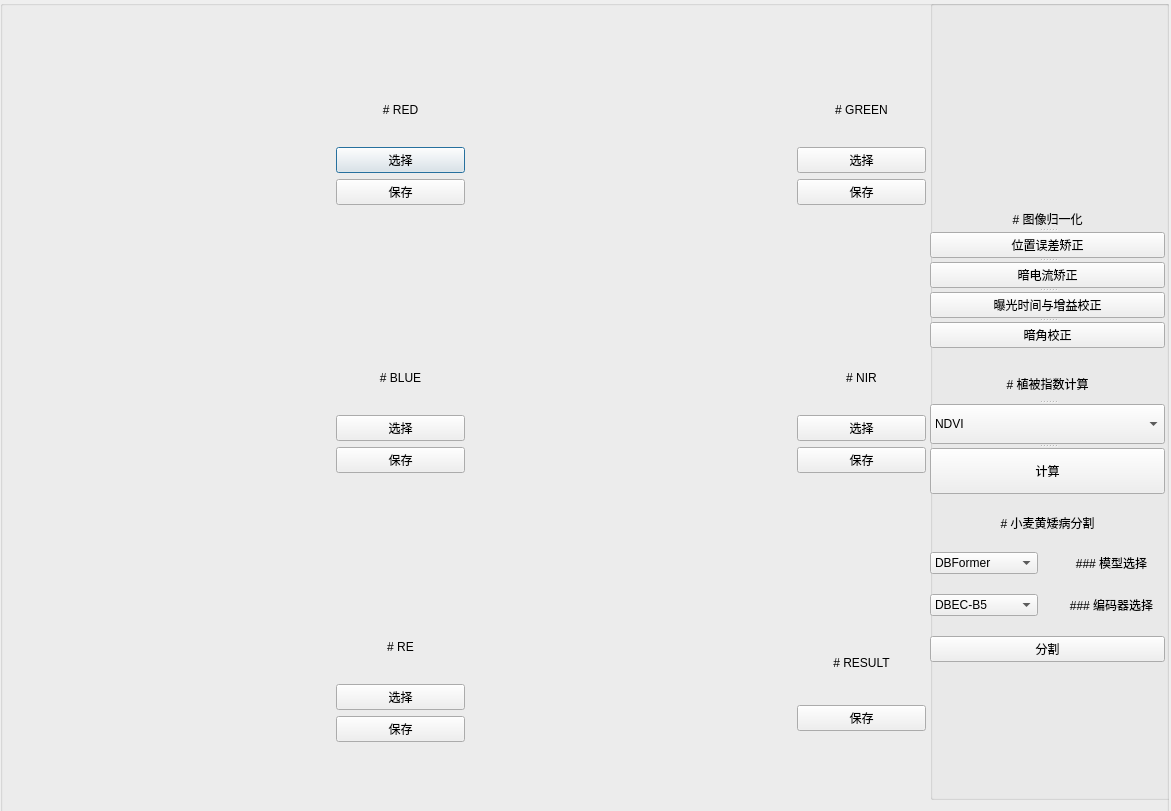
<?xml version="1.0" encoding="UTF-8"?>
<ui version="4.0">
 <class>Dialog</class>
 <widget class="QDialog" name="Dialog">
  <property name="geometry">
   <rect>
    <x>0</x>
    <y>0</y>
    <width>1171</width>
    <height>811</height>
   </rect>
  </property>
  <property name="maximumSize">
   <size>
    <width>16777215</width>
    <height>16777215</height>
   </size>
  </property>
  <property name="windowTitle">
   <string>Dialog</string>
  </property>
  <widget class="QWidget" name="layoutWidget">
   <property name="geometry">
    <rect>
     <x>20</x>
     <y>10</y>
     <width>1171</width>
     <height>852</height>
    </rect>
   </property>
   <layout class="QHBoxLayout" name="horizontalLayout"/>
  </widget>
  <widget class="QGroupBox" name="groupBox_2">
   <property name="geometry">
    <rect>
     <x>0</x>
     <y>0</y>
     <width>1169</width>
     <height>850</height>
    </rect>
   </property>
   <property name="minimumSize">
    <size>
     <width>199</width>
     <height>850</height>
    </size>
   </property>
   <property name="title">
    <string/>
   </property>
   <widget class="QWidget" name="layoutWidget">
    <property name="geometry">
     <rect>
      <x>10</x>
      <y>10</y>
      <width>916</width>
      <height>800</height>
     </rect>
    </property>
    <layout class="QGridLayout" name="gridLayout_9">
     <item row="0" column="0">
      <layout class="QGridLayout" name="gridLayout">
       <item row="2" column="1">
        <widget class="QPushButton" name="RedSet">
         <property name="text">
          <string>选择</string>
         </property>
        </widget>
       </item>
       <item row="0" column="0" rowspan="5">
        <widget class="QLabel" name="RedBind">
         <property name="minimumSize">
          <size>
           <width>320</width>
           <height>260</height>
          </size>
         </property>
         <property name="maximumSize">
          <size>
           <width>320</width>
           <height>260</height>
          </size>
         </property>
        </widget>
       </item>
       <item row="1" column="1">
        <widget class="QLabel" name="label_2">
         <property name="text">
          <string># RED</string>
         </property>
         <property name="textFormat">
          <enum>Qt::MarkdownText</enum>
         </property>
         <property name="alignment">
          <set>Qt::AlignCenter</set>
         </property>
        </widget>
       </item>
       <item row="3" column="1">
        <widget class="QPushButton" name="RedSave">
         <property name="text">
          <string>保存</string>
         </property>
        </widget>
       </item>
      </layout>
     </item>
     <item row="0" column="1">
      <layout class="QGridLayout" name="gridLayout_2">
       <item row="2" column="1">
        <widget class="QPushButton" name="GreenSet">
         <property name="text">
          <string>选择</string>
         </property>
        </widget>
       </item>
       <item row="0" column="0" rowspan="5">
        <widget class="QLabel" name="GreenBind">
         <property name="minimumSize">
          <size>
           <width>320</width>
           <height>260</height>
          </size>
         </property>
         <property name="maximumSize">
          <size>
           <width>320</width>
           <height>260</height>
          </size>
         </property>
        </widget>
       </item>
       <item row="1" column="1">
        <widget class="QLabel" name="label_3">
         <property name="text">
          <string># GREEN</string>
         </property>
         <property name="textFormat">
          <enum>Qt::MarkdownText</enum>
         </property>
         <property name="alignment">
          <set>Qt::AlignCenter</set>
         </property>
        </widget>
       </item>
       <item row="3" column="1">
        <widget class="QPushButton" name="GreenSave">
         <property name="text">
          <string>保存</string>
         </property>
        </widget>
       </item>
      </layout>
     </item>
     <item row="1" column="0">
      <layout class="QGridLayout" name="gridLayout_3">
       <item row="2" column="1">
        <widget class="QPushButton" name="BlueSet">
         <property name="text">
          <string>选择</string>
         </property>
        </widget>
       </item>
       <item row="0" column="0" rowspan="5">
        <widget class="QLabel" name="BlueBind">
         <property name="minimumSize">
          <size>
           <width>320</width>
           <height>260</height>
          </size>
         </property>
         <property name="maximumSize">
          <size>
           <width>320</width>
           <height>260</height>
          </size>
         </property>
        </widget>
       </item>
       <item row="1" column="1">
        <widget class="QLabel" name="label_4">
         <property name="text">
          <string># BLUE</string>
         </property>
         <property name="textFormat">
          <enum>Qt::MarkdownText</enum>
         </property>
         <property name="alignment">
          <set>Qt::AlignCenter</set>
         </property>
        </widget>
       </item>
       <item row="3" column="1">
        <widget class="QPushButton" name="BlueSave">
         <property name="text">
          <string>保存</string>
         </property>
        </widget>
       </item>
      </layout>
     </item>
     <item row="1" column="1">
      <layout class="QGridLayout" name="gridLayout_4">
       <item row="0" column="0" rowspan="5">
        <widget class="QLabel" name="NIRBind">
         <property name="minimumSize">
          <size>
           <width>320</width>
           <height>260</height>
          </size>
         </property>
         <property name="maximumSize">
          <size>
           <width>320</width>
           <height>260</height>
          </size>
         </property>
        </widget>
       </item>
       <item row="1" column="1">
        <widget class="QLabel" name="label_5">
         <property name="text">
          <string># NIR</string>
         </property>
         <property name="textFormat">
          <enum>Qt::MarkdownText</enum>
         </property>
         <property name="alignment">
          <set>Qt::AlignCenter</set>
         </property>
        </widget>
       </item>
       <item row="2" column="1">
        <widget class="QPushButton" name="NIRSet">
         <property name="text">
          <string>选择</string>
         </property>
        </widget>
       </item>
       <item row="3" column="1">
        <widget class="QPushButton" name="NIRSave">
         <property name="text">
          <string>保存</string>
         </property>
        </widget>
       </item>
      </layout>
     </item>
     <item row="2" column="0">
      <layout class="QGridLayout" name="gridLayout_7">
       <item row="2" column="1">
        <widget class="QPushButton" name="ReSet">
         <property name="text">
          <string>选择</string>
         </property>
        </widget>
       </item>
       <item row="0" column="0" rowspan="5">
        <widget class="QLabel" name="ReBind">
         <property name="minimumSize">
          <size>
           <width>320</width>
           <height>260</height>
          </size>
         </property>
         <property name="maximumSize">
          <size>
           <width>320</width>
           <height>260</height>
          </size>
         </property>
        </widget>
       </item>
       <item row="1" column="1">
        <widget class="QLabel" name="label_8">
         <property name="text">
          <string># RE</string>
         </property>
         <property name="textFormat">
          <enum>Qt::MarkdownText</enum>
         </property>
         <property name="alignment">
          <set>Qt::AlignCenter</set>
         </property>
        </widget>
       </item>
       <item row="3" column="1">
        <widget class="QPushButton" name="ReSave">
         <property name="text">
          <string>保存</string>
         </property>
        </widget>
       </item>
      </layout>
     </item>
     <item row="2" column="1">
      <layout class="QGridLayout" name="gridLayout_8">
       <item row="2" column="1">
        <widget class="QPushButton" name="ResultSave">
         <property name="text">
          <string>保存</string>
         </property>
        </widget>
       </item>
       <item row="0" column="0" rowspan="4">
        <widget class="QLabel" name="Result">
         <property name="minimumSize">
          <size>
           <width>320</width>
           <height>260</height>
          </size>
         </property>
         <property name="maximumSize">
          <size>
           <width>320</width>
           <height>260</height>
          </size>
         </property>
        </widget>
       </item>
       <item row="1" column="1">
        <widget class="QLabel" name="label_9">
         <property name="text">
          <string># RESULT</string>
         </property>
         <property name="textFormat">
          <enum>Qt::MarkdownText</enum>
         </property>
         <property name="alignment">
          <set>Qt::AlignCenter</set>
         </property>
        </widget>
       </item>
      </layout>
     </item>
    </layout>
   </widget>
   <widget class="QGroupBox" name="groupBox">
    <property name="geometry">
     <rect>
      <x>930</x>
      <y>0</y>
      <width>300</width>
      <height>800</height>
     </rect>
    </property>
    <property name="minimumSize">
     <size>
      <width>300</width>
      <height>800</height>
     </size>
    </property>
    <property name="maximumSize">
     <size>
      <width>100</width>
      <height>800</height>
     </size>
    </property>
    <property name="title">
     <string/>
    </property>
    <widget class="QWidget" name="layoutWidget">
     <property name="geometry">
      <rect>
       <x>0</x>
       <y>210</y>
       <width>235</width>
       <height>452</height>
      </rect>
     </property>
     <layout class="QVBoxLayout" name="verticalLayout_2">
      <property name="spacing">
       <number>20</number>
      </property>
      <item>
       <widget class="QSplitter" name="splitter">
        <property name="orientation">
         <enum>Qt::Vertical</enum>
        </property>
        <widget class="QLabel" name="label">
         <property name="layoutDirection">
          <enum>Qt::LeftToRight</enum>
         </property>
         <property name="text">
          <string># 图像归一化</string>
         </property>
         <property name="textFormat">
          <enum>Qt::MarkdownText</enum>
         </property>
         <property name="alignment">
          <set>Qt::AlignCenter</set>
         </property>
        </widget>
        <widget class="QPushButton" name="IncorporatedPhaseAlignment">
         <property name="text">
          <string>位置误差矫正</string>
         </property>
        </widget>
        <widget class="QPushButton" name="DarkCurrentCorrection">
         <property name="text">
          <string>暗电流矫正</string>
         </property>
        </widget>
        <widget class="QPushButton" name="ExposureTimeAndSensorGainCorrection">
         <property name="text">
          <string>曝光时间与增益校正</string>
         </property>
        </widget>
        <widget class="QPushButton" name="VignettingCorrection">
         <property name="text">
          <string>暗角校正</string>
         </property>
        </widget>
       </widget>
      </item>
      <item>
       <widget class="QSplitter" name="splitter_2">
        <property name="orientation">
         <enum>Qt::Vertical</enum>
        </property>
        <widget class="QLabel" name="label_6">
         <property name="layoutDirection">
          <enum>Qt::LeftToRight</enum>
         </property>
         <property name="text">
          <string># 植被指数计算</string>
         </property>
         <property name="textFormat">
          <enum>Qt::MarkdownText</enum>
         </property>
         <property name="alignment">
          <set>Qt::AlignCenter</set>
         </property>
        </widget>
        <widget class="QComboBox" name="VISet">
         <item>
          <property name="text">
           <string>NDVI</string>
          </property>
         </item>
         <item>
          <property name="text">
           <string>RVI</string>
          </property>
         </item>
         <item>
          <property name="text">
           <string>EVI</string>
          </property>
         </item>
        </widget>
        <widget class="QPushButton" name="VI">
         <property name="text">
          <string>计算</string>
         </property>
        </widget>
       </widget>
      </item>
      <item>
       <layout class="QVBoxLayout" name="verticalLayout">
        <item>
         <widget class="QLabel" name="label_7">
          <property name="layoutDirection">
           <enum>Qt::LeftToRight</enum>
          </property>
          <property name="text">
           <string># 小麦黄矮病分割</string>
          </property>
          <property name="textFormat">
           <enum>Qt::MarkdownText</enum>
          </property>
          <property name="alignment">
           <set>Qt::AlignCenter</set>
          </property>
         </widget>
        </item>
        <item>
         <layout class="QHBoxLayout" name="horizontalLayout_2">
          <item>
           <widget class="QComboBox" name="ModelSet">
            <item>
             <property name="text">
              <string>DBFormer</string>
             </property>
            </item>
            <item>
             <property name="text">
              <string>SegFormer</string>
             </property>
            </item>
            <item>
             <property name="text">
              <string>STRE</string>
             </property>
            </item>
            <item>
             <property name="text">
              <string>MaskFormer</string>
             </property>
            </item>
            <item>
             <property name="text">
              <string>PSPNet</string>
             </property>
            </item>
            <item>
             <property name="text">
              <string>UNet</string>
             </property>
            </item>
            <item>
             <property name="text">
              <string>HRNetV2</string>
             </property>
            </item>
            <item>
             <property name="text">
              <string>DeepLabV3+</string>
             </property>
            </item>
           </widget>
          </item>
          <item>
           <widget class="QLabel" name="label_10">
            <property name="text">
             <string>### 模型选择</string>
            </property>
            <property name="textFormat">
             <enum>Qt::MarkdownText</enum>
            </property>
            <property name="alignment">
             <set>Qt::AlignCenter</set>
            </property>
           </widget>
          </item>
         </layout>
        </item>
        <item>
         <layout class="QHBoxLayout" name="horizontalLayout_3">
          <item>
           <widget class="QComboBox" name="DecoderSet">
            <item>
             <property name="text">
              <string>DBEC-B5</string>
             </property>
            </item>
            <item>
             <property name="text">
              <string>DBEC-B4</string>
             </property>
            </item>
            <item>
             <property name="text">
              <string>DBEC-B3</string>
             </property>
            </item>
            <item>
             <property name="text">
              <string>DBEC-B2</string>
             </property>
            </item>
            <item>
             <property name="text">
              <string>DBEC-B1</string>
             </property>
            </item>
            <item>
             <property name="text">
              <string>DBEC-B0</string>
             </property>
            </item>
           </widget>
          </item>
          <item>
           <widget class="QLabel" name="label_10">
            <property name="text">
             <string>### 编码器选择</string>
            </property>
            <property name="textFormat">
             <enum>Qt::MarkdownText</enum>
            </property>
            <property name="alignment">
             <set>Qt::AlignCenter</set>
            </property>
           </widget>
          </item>
         </layout>
        </item>
        <item>
         <widget class="QPushButton" name="Seg">
          <property name="text">
           <string>分割</string>
          </property>
         </widget>
        </item>
       </layout>
      </item>
     </layout>
    </widget>
   </widget>
  </widget>
 </widget>
 <resources/>
 <connections/>
</ui>
